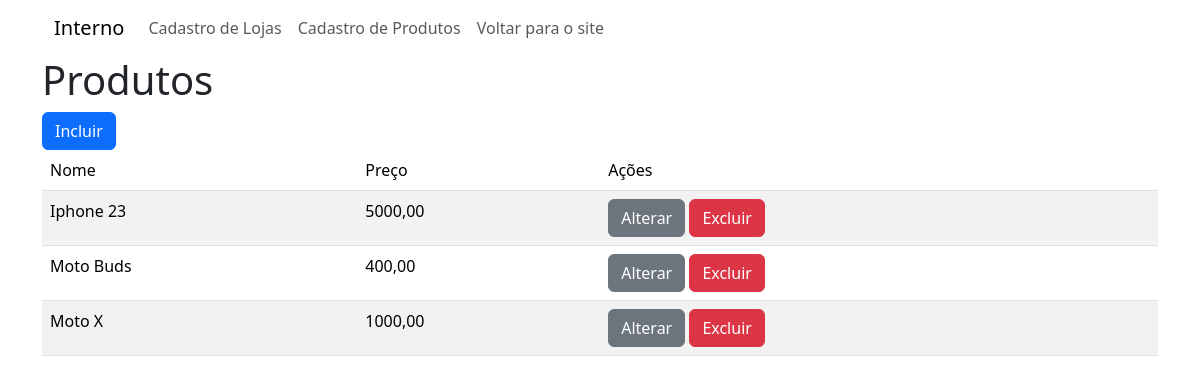
/cadastro/listar_produtos, run on the app's committed database.
### cadastro/models.py (models this page shows, shortened)
class Produto(models.Model):
    loja = models.ForeignKey(Loja,
                    on_delete=models.DO_NOTHING)
    nome = models.CharField(max_length=100)
    preco = models.DecimalField(max_digits=9,
                                decimal_places=2)
    destaque = models.BooleanField()
    '''
    dçdçdç
    ssçsçsç
    '''

### cadastro/views.py (the view)
# urls.py: path('listar_produtos', views.listar_produtos,
def listar_produtos(request):
    produtos = Produto.objects.order_by(Lower('nome'))
    return render(request, 'listar_produtos.html',
                  {'produtos':produtos})

### cadastro/templates/listar_produtos.html
{% extends 'interna.html' %}
{% block content %}
    <h1>Produtos</h1>
    <a href="{% url 'incluir_produto' %}"
        class="btn btn-primary">Incluir</a>
    <table class="table table-striped">
        <thead>
            <tr>
                <td>Nome</td>
                <td>Preço</td>
                <td>Ações</td>
            </tr>
        </thead>
        <tbody>
            {% for p in produtos %}
            <tr>
                <td>{{ p.nome }}</td>
                <td>{{ p.preco }}</td>
                <td>
                    <a href="{% url 'alterar_produto' p.id %}"
                        class="btn btn-secondary">
                        Alterar
                    </a>
                    <a href="{% url 'excluir_produto' p.id %}"
                        onclick="return excluir()"
                        class="btn btn-danger">
                        Excluir
                    </a>
                </td>
            </tr>
            {% endfor %}
        </tbody>
    </table>
{% endblock %}

### data on the page
Produto: nome "Iphone 23", preco "5000,00"
Produto: nome "Moto Buds", preco "400,00"
Produto: nome "Moto X", preco "1000,00"
